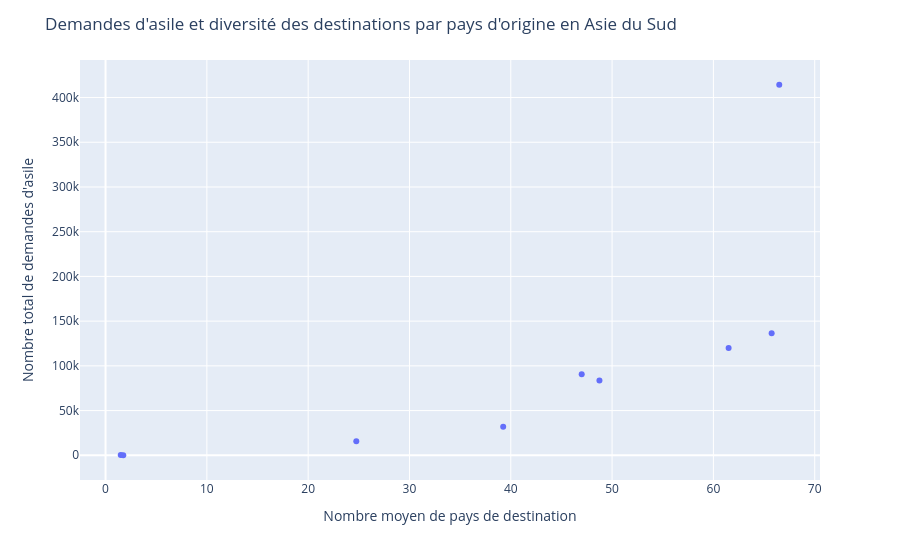

The notebook cell saved with this chart:
### Markdown cell above
### 2. Volume et diversité des destinations pour les 9 pays de la région

### Code cell
plots.south_asia_scatter_plot()

### Figure 1 — Plotly figure (JSON) as saved in the notebook; plotly's stock layout.template omitted (floating-point values rounded to 4 significant figures)
{"data": [{"hovertemplate": "<b>%{hovertext}</b><br><br>Nombre moyen de pays de destination=%{x:.1f}<br>Nombre total de demandes d'asile=%{y:,}<extra></extra>", "hovertext": ["Afghanistan", "Pakistan", "Iran (Islamic Rep. of)", "India", "Bangladesh", "Sri Lanka", "Nepal", "Bhutan", "Maldives"], "legendgroup": "", "marker": {"color": "#636efa", "symbol": "circle"}, "mode": "markers", "name": "", "orientation": "v", "showlegend": false, "type": "scatter", "x": [66.5, 65.75, 61.5, 47.0, 48.75, 39.25, 24.75, 1.5, 1.75], "xaxis": "x", "y": [414285, 136526, 120070, 90701, 83497, 31794, 15663, 273, 42], "yaxis": "y"}], "layout": {"legend": {"tracegroupgap": 0}, "margin": {"t": 60}, "title": {"text": "Demandes d'asile et diversité des destinations par pays d'origine en Asie du Sud"}, "xaxis": {"anchor": "y", "domain": [0, 1], "title": {"text": "Nombre moyen de pays de destination"}}, "yaxis": {"anchor": "x", "domain": [0, 1], "title": {"text": "Nombre total de demandes d'asile"}}}}
